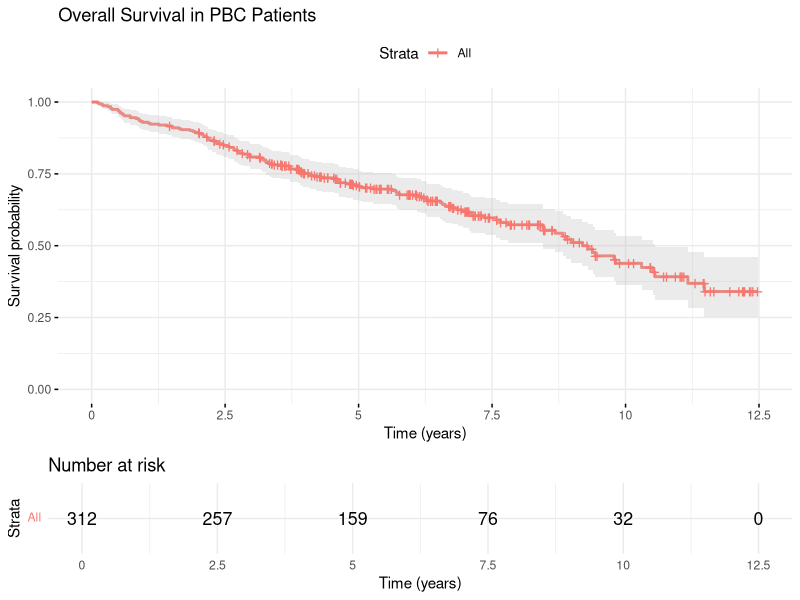
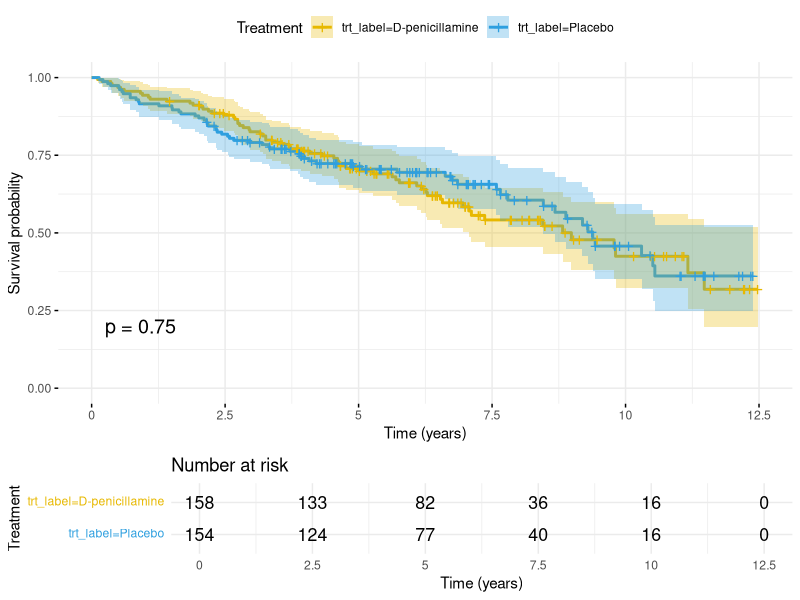
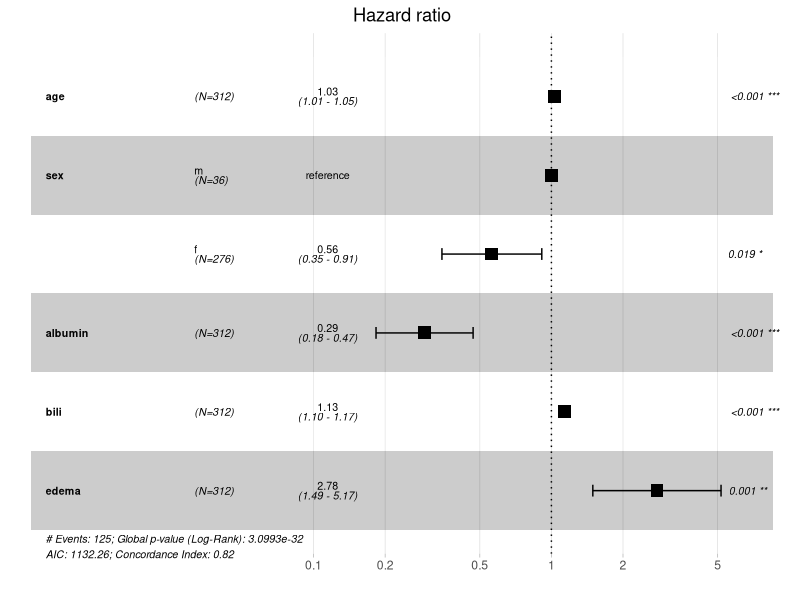
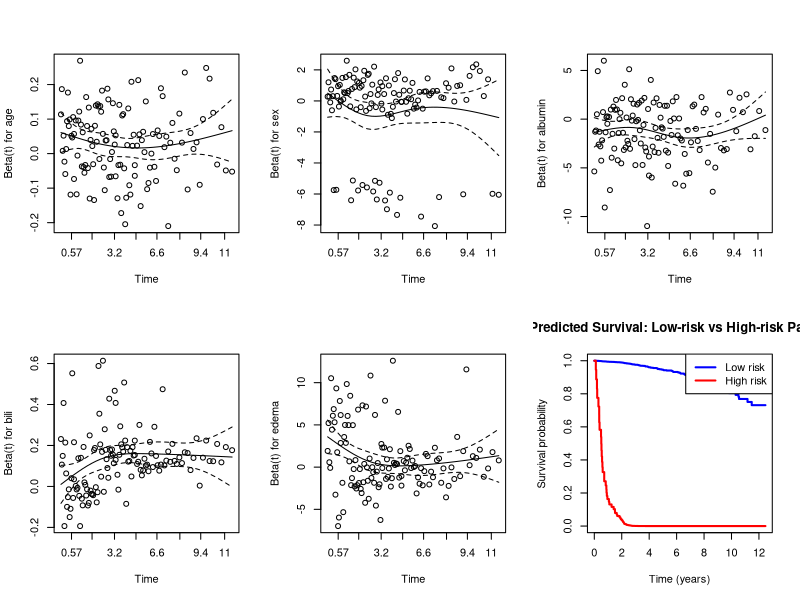

Write the R code that produced these figures, in order.
## ---- chunk 1
#| label: setup-survival
#| include: false
library(tidyverse)
library(survival)
library(survminer)
library(knitr)
opts_chunk$set(echo = TRUE, warning = FALSE, message = FALSE)
## ---- chunk 2
#| label: km-r
# Load the PBC dataset
data(pbc, package = "survival")

# Prepare data — status: 0 = censored, 1 = transplant, 2 = dead
# For now, treat death as the event and censor everything else
pbc_clean <- pbc %>%
  filter(!is.na(trt)) %>%
  mutate(
    status_binary = ifelse(status == 2, 1, 0),
    time_years = time / 365.25,
    trt_label = factor(trt, labels = c("D-penicillamine", "Placebo"))
  )

cat("N =", nrow(pbc_clean), "\n")
cat("Events (deaths):", sum(pbc_clean$status_binary), "\n")
cat("Censored:", sum(pbc_clean$status_binary == 0), "\n")

# Fit overall KM curve
km_overall <- survfit(Surv(time_years, status_binary) ~ 1, data = pbc_clean)
print(km_overall)
## ---- chunk 3
#| label: km-plot-r
#| fig-cap: "Kaplan-Meier survival curve for the PBC dataset. Tick marks indicate censored observations."
# Plot KM curve with confidence intervals
ggsurvplot(
  km_overall,
  data = pbc_clean,
  conf.int = TRUE,
  risk.table = TRUE,
  xlab = "Time (years)",
  ylab = "Survival probability",
  title = "Overall Survival in PBC Patients",
  ggtheme = theme_minimal()
)
## ---- chunk 4
#| label: logrank-r
# Compare survival between treatment groups
km_by_trt <- survfit(Surv(time_years, status_binary) ~ trt_label, data = pbc_clean)

# Log-rank test
logrank <- survdiff(Surv(time_years, status_binary) ~ trt_label, data = pbc_clean)
print(logrank)
## ---- chunk 5
#| label: logrank-plot-r
#| fig-cap: "Kaplan-Meier curves comparing D-penicillamine vs placebo in PBC patients."
ggsurvplot(
  km_by_trt,
  data = pbc_clean,
  pval = TRUE,
  conf.int = TRUE,
  risk.table = TRUE,
  xlab = "Time (years)",
  ylab = "Survival probability",
  legend.title = "Treatment",
  palette = c("#E7B800", "#2E9FDF"),
  ggtheme = theme_minimal()
)
## ---- chunk 6
#| label: cox-r
# Fit Cox model with multiple predictors
cox_model <- coxph(
  Surv(time_years, status_binary) ~ age + sex + albumin + bili + edema,
  data = pbc_clean
)

summary(cox_model)
## ---- chunk 7
#| label: cox-forest-r
#| fig-cap: "Forest plot of hazard ratios from the Cox PH model for PBC patients."
# Forest plot of hazard ratios
ggforest(cox_model, data = pbc_clean)
## ---- chunk 8
#| label: ph-check-r
# Test proportional hazards assumption
ph_test <- cox.zph(cox_model)
print(ph_test)
## ---- chunk 9
#| label: ph-plot-r
#| fig-cap: "Schoenfeld residual plots for each covariate. A non-flat trend suggests PH violation."
# Plot Schoenfeld residuals
par(mfrow = c(2, 3))
plot(ph_test)
## ---- chunk 10
#| label: clinical-example-r
# Step 1: Explore the data
pbc_model <- pbc_clean %>%
  select(time_years, status_binary, age, sex, albumin, bili,
         protime, stage, edema, trt_label) %>%
  drop_na()

cat("Complete cases:", nrow(pbc_model), "\n")
cat("Events:", sum(pbc_model$status_binary), "\n")
cat("Median follow-up:", median(pbc_model$time_years), "years\n")

# Step 2: Fit multivariable Cox model
cox_full <- coxph(
  Surv(time_years, status_binary) ~ age + sex + albumin + log(bili) +
    protime + stage + edema + trt_label,
  data = pbc_model
)
summary(cox_full)
## ---- chunk 11
#| label: clinical-concordance-r
# Step 3: Assess model discrimination
cat("Concordance (C-index):", summary(cox_full)$concordance[1], "\n")
cat("This means the model correctly ranks survival times",
    round(summary(cox_full)$concordance[1] * 100, 1),
    "% of the time.\n")
## ---- chunk 12
#| label: clinical-predict-r
#| fig-cap: "Predicted survival curves for a low-risk and high-risk patient profile."
# Step 4: Predicted survival for new patients
new_patients <- data.frame(
  age = c(40, 65),
  sex = c("f", "f"),
  albumin = c(3.8, 2.5),
  bili = c(1.0, 10.0),
  protime = c(10.5, 13.0),
  stage = c(2, 4),
  edema = c(0, 1),
  trt_label = c("Placebo", "Placebo")
)

pred_surv <- survfit(cox_full, newdata = new_patients)

plot(pred_surv, col = c("blue", "red"), lwd = 2,
     xlab = "Time (years)", ylab = "Survival probability",
     main = "Predicted Survival: Low-risk vs High-risk Patient")
legend("topright", c("Low risk", "High risk"),
       col = c("blue", "red"), lwd = 2)
